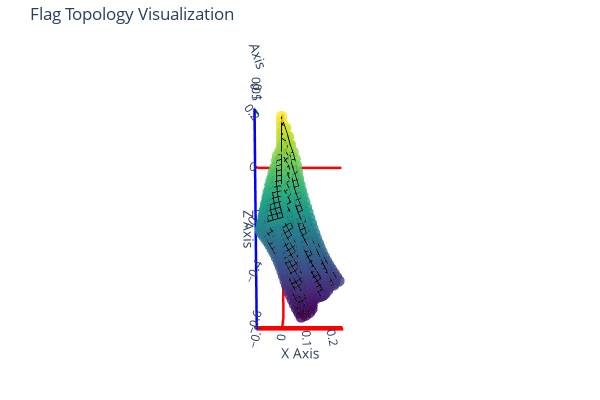

The cell this chart's notebook holds for it:
### Code cell
visualize_flag_vertices("flag_001_050.npy", use_topology=True)

### Figure 1 — Plotly figure (JSON) as saved in the notebook; plotly's stock layout.template omitted (floating-point values rounded to 4 significant figures; data arrays with more than 128 entries replaced by an {"elided": "..."} marker saying what was removed)
{"data": [{"line": {"color": "black", "width": 2}, "mode": "lines", "name": "Mesh Edges", "type": "scatter3d", "x": {"elided": "6900 float values"}, "y": {"elided": "6900 float values"}, "z": {"elided": "6900 float values"}}, {"marker": {"color": {"elided": "600 float values"}, "colorscale": [[0, "#440154"], [0.1111, "#482878"], [0.2222, "#3e4989"], [0.3333, "#31688e"], [0.4444, "#26828e"], [0.5556, "#1f9e89"], [0.6667, "#35b779"], [0.7778, "#6ece58"], [0.8889, "#b5de2b"], [1, "#fde725"]], "opacity": 0.8, "size": 4}, "mode": "markers", "name": "Vertices", "type": "scatter3d", "x": {"elided": "600 float values"}, "y": {"elided": "600 float values"}, "z": {"elided": "600 float values"}}], "layout": {"height": 400, "margin": {"b": 0, "l": 0, "r": 0, "t": 40}, "scene": {"aspectmode": "data", "camera": {"center": {"x": 0, "y": 0, "z": 0}, "eye": {"x": 0, "y": -5, "z": 0.5}, "up": {"x": 0, "y": 0, "z": 1}}, "xaxis": {"linecolor": "red", "linewidth": 5, "showbackground": false, "showgrid": false, "showline": true, "title": {"text": "X Axis"}, "zeroline": true, "zerolinecolor": "red", "zerolinewidth": 5}, "yaxis": {"linecolor": "green", "linewidth": 5, "showbackground": false, "showgrid": false, "showline": true, "title": {"text": "Y Axis"}, "zeroline": true, "zerolinecolor": "red", "zerolinewidth": 5}, "zaxis": {"linecolor": "blue", "linewidth": 5, "showbackground": false, "showgrid": false, "showline": true, "title": {"text": "Z Axis"}, "zeroline": true, "zerolinecolor": "red", "zerolinewidth": 5}}, "showlegend": false, "title": {"text": "Flag Topology Visualization"}, "width": 600}}
